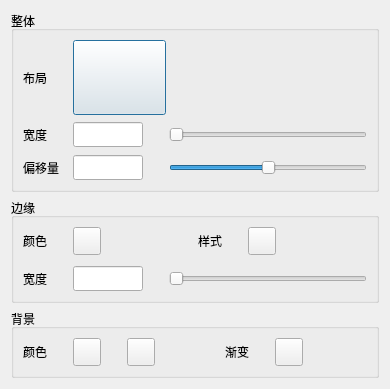
<?xml version="1.0" encoding="UTF-8"?>
<ui version="4.0">
 <class>CRulerScaleBackDialog</class>
 <widget class="QDialog" name="CRulerScaleBackDialog">
  <property name="geometry">
   <rect>
    <x>0</x>
    <y>0</y>
    <width>390</width>
    <height>389</height>
   </rect>
  </property>
  <property name="windowTitle">
   <string>Dialog</string>
  </property>
  <layout class="QGridLayout" name="gridLayout_4">
   <item row="0" column="0">
    <widget class="QGroupBox" name="groupBox">
     <property name="title">
      <string>整体</string>
     </property>
     <layout class="QGridLayout" name="gridLayout">
      <item row="0" column="0">
       <layout class="QVBoxLayout" name="verticalLayout">
        <item>
         <layout class="QHBoxLayout" name="horizontalLayout">
          <item>
           <widget class="QLabel" name="label_2">
            <property name="text">
             <string>布局</string>
            </property>
           </widget>
          </item>
          <item>
           <spacer name="horizontalSpacer">
            <property name="orientation">
             <enum>Qt::Horizontal</enum>
            </property>
            <property name="sizeType">
             <enum>QSizePolicy::Fixed</enum>
            </property>
            <property name="sizeHint" stdset="0">
             <size>
              <width>20</width>
              <height>20</height>
             </size>
            </property>
           </spacer>
          </item>
          <item>
           <widget class="QPushButton" name="rBackArrangeBtn">
            <property name="minimumSize">
             <size>
              <width>93</width>
              <height>75</height>
             </size>
            </property>
            <property name="maximumSize">
             <size>
              <width>93</width>
              <height>75</height>
             </size>
            </property>
            <property name="text">
             <string/>
            </property>
           </widget>
          </item>
          <item>
           <spacer name="horizontalSpacer_2">
            <property name="orientation">
             <enum>Qt::Horizontal</enum>
            </property>
            <property name="sizeHint" stdset="0">
             <size>
              <width>40</width>
              <height>20</height>
             </size>
            </property>
           </spacer>
          </item>
         </layout>
        </item>
        <item>
         <spacer name="verticalSpacer">
          <property name="orientation">
           <enum>Qt::Vertical</enum>
          </property>
          <property name="sizeType">
           <enum>QSizePolicy::Expanding</enum>
          </property>
          <property name="sizeHint" stdset="0">
           <size>
            <width>20</width>
            <height>15</height>
           </size>
          </property>
         </spacer>
        </item>
        <item>
         <layout class="QHBoxLayout" name="horizontalLayout_2">
          <item>
           <widget class="QLabel" name="label_3">
            <property name="text">
             <string>宽度</string>
            </property>
           </widget>
          </item>
          <item>
           <spacer name="horizontalSpacer_3">
            <property name="orientation">
             <enum>Qt::Horizontal</enum>
            </property>
            <property name="sizeType">
             <enum>QSizePolicy::Fixed</enum>
            </property>
            <property name="sizeHint" stdset="0">
             <size>
              <width>20</width>
              <height>20</height>
             </size>
            </property>
           </spacer>
          </item>
          <item>
           <widget class="QLineEdit" name="rWidEdit">
            <property name="minimumSize">
             <size>
              <width>70</width>
              <height>25</height>
             </size>
            </property>
            <property name="maximumSize">
             <size>
              <width>70</width>
              <height>25</height>
             </size>
            </property>
           </widget>
          </item>
          <item>
           <spacer name="horizontalSpacer_4">
            <property name="orientation">
             <enum>Qt::Horizontal</enum>
            </property>
            <property name="sizeType">
             <enum>QSizePolicy::Fixed</enum>
            </property>
            <property name="sizeHint" stdset="0">
             <size>
              <width>20</width>
              <height>20</height>
             </size>
            </property>
           </spacer>
          </item>
          <item>
           <widget class="QSlider" name="rWidSlider">
            <property name="minimum">
             <number>10</number>
            </property>
            <property name="maximum">
             <number>250</number>
            </property>
            <property name="orientation">
             <enum>Qt::Horizontal</enum>
            </property>
           </widget>
          </item>
         </layout>
        </item>
        <item>
         <spacer name="verticalSpacer_2">
          <property name="orientation">
           <enum>Qt::Vertical</enum>
          </property>
          <property name="sizeType">
           <enum>QSizePolicy::Expanding</enum>
          </property>
          <property name="sizeHint" stdset="0">
           <size>
            <width>20</width>
            <height>15</height>
           </size>
          </property>
         </spacer>
        </item>
        <item>
         <layout class="QHBoxLayout" name="horizontalLayout_3">
          <item>
           <widget class="QLabel" name="label_4">
            <property name="text">
             <string>偏移量</string>
            </property>
           </widget>
          </item>
          <item>
           <spacer name="horizontalSpacer_5">
            <property name="orientation">
             <enum>Qt::Horizontal</enum>
            </property>
            <property name="sizeType">
             <enum>QSizePolicy::Fixed</enum>
            </property>
            <property name="sizeHint" stdset="0">
             <size>
              <width>8</width>
              <height>20</height>
             </size>
            </property>
           </spacer>
          </item>
          <item>
           <widget class="QLineEdit" name="rOffsetEdit">
            <property name="minimumSize">
             <size>
              <width>70</width>
              <height>25</height>
             </size>
            </property>
            <property name="maximumSize">
             <size>
              <width>70</width>
              <height>25</height>
             </size>
            </property>
           </widget>
          </item>
          <item>
           <spacer name="horizontalSpacer_6">
            <property name="orientation">
             <enum>Qt::Horizontal</enum>
            </property>
            <property name="sizeType">
             <enum>QSizePolicy::Fixed</enum>
            </property>
            <property name="sizeHint" stdset="0">
             <size>
              <width>20</width>
              <height>20</height>
             </size>
            </property>
           </spacer>
          </item>
          <item>
           <widget class="QSlider" name="rOffsetSlider">
            <property name="minimum">
             <number>-550</number>
            </property>
            <property name="maximum">
             <number>550</number>
            </property>
            <property name="orientation">
             <enum>Qt::Horizontal</enum>
            </property>
           </widget>
          </item>
         </layout>
        </item>
       </layout>
      </item>
     </layout>
    </widget>
   </item>
   <item row="1" column="0">
    <widget class="QGroupBox" name="groupBox_2">
     <property name="title">
      <string>边缘</string>
     </property>
     <layout class="QGridLayout" name="gridLayout_2">
      <item row="0" column="0">
       <layout class="QVBoxLayout" name="verticalLayout_2">
        <item>
         <layout class="QHBoxLayout" name="horizontalLayout_4">
          <item>
           <widget class="QLabel" name="label_7">
            <property name="text">
             <string>颜色</string>
            </property>
           </widget>
          </item>
          <item>
           <spacer name="horizontalSpacer_7">
            <property name="orientation">
             <enum>Qt::Horizontal</enum>
            </property>
            <property name="sizeType">
             <enum>QSizePolicy::Fixed</enum>
            </property>
            <property name="sizeHint" stdset="0">
             <size>
              <width>20</width>
              <height>20</height>
             </size>
            </property>
           </spacer>
          </item>
          <item>
           <widget class="QPushButton" name="redgeColorBtn">
            <property name="minimumSize">
             <size>
              <width>28</width>
              <height>28</height>
             </size>
            </property>
            <property name="maximumSize">
             <size>
              <width>28</width>
              <height>28</height>
             </size>
            </property>
            <property name="text">
             <string/>
            </property>
           </widget>
          </item>
          <item>
           <spacer name="horizontalSpacer_8">
            <property name="orientation">
             <enum>Qt::Horizontal</enum>
            </property>
            <property name="sizeHint" stdset="0">
             <size>
              <width>40</width>
              <height>20</height>
             </size>
            </property>
           </spacer>
          </item>
          <item>
           <widget class="QLabel" name="label_8">
            <property name="text">
             <string>样式</string>
            </property>
           </widget>
          </item>
          <item>
           <spacer name="horizontalSpacer_9">
            <property name="orientation">
             <enum>Qt::Horizontal</enum>
            </property>
            <property name="sizeType">
             <enum>QSizePolicy::Fixed</enum>
            </property>
            <property name="sizeHint" stdset="0">
             <size>
              <width>20</width>
              <height>20</height>
             </size>
            </property>
           </spacer>
          </item>
          <item>
           <widget class="QPushButton" name="redgeStyleBtn">
            <property name="minimumSize">
             <size>
              <width>28</width>
              <height>28</height>
             </size>
            </property>
            <property name="maximumSize">
             <size>
              <width>28</width>
              <height>28</height>
             </size>
            </property>
            <property name="text">
             <string/>
            </property>
           </widget>
          </item>
          <item>
           <spacer name="horizontalSpacer_10">
            <property name="orientation">
             <enum>Qt::Horizontal</enum>
            </property>
            <property name="sizeHint" stdset="0">
             <size>
              <width>40</width>
              <height>20</height>
             </size>
            </property>
           </spacer>
          </item>
         </layout>
        </item>
        <item>
         <spacer name="verticalSpacer_3">
          <property name="orientation">
           <enum>Qt::Vertical</enum>
          </property>
          <property name="sizeType">
           <enum>QSizePolicy::Fixed</enum>
          </property>
          <property name="sizeHint" stdset="0">
           <size>
            <width>20</width>
            <height>5</height>
           </size>
          </property>
         </spacer>
        </item>
        <item>
         <layout class="QHBoxLayout" name="horizontalLayout_5">
          <item>
           <widget class="QLabel" name="label_9">
            <property name="text">
             <string>宽度</string>
            </property>
           </widget>
          </item>
          <item>
           <spacer name="horizontalSpacer_11">
            <property name="orientation">
             <enum>Qt::Horizontal</enum>
            </property>
            <property name="sizeType">
             <enum>QSizePolicy::Fixed</enum>
            </property>
            <property name="sizeHint" stdset="0">
             <size>
              <width>20</width>
              <height>20</height>
             </size>
            </property>
           </spacer>
          </item>
          <item>
           <widget class="QLineEdit" name="redgeWidEdit">
            <property name="minimumSize">
             <size>
              <width>70</width>
              <height>25</height>
             </size>
            </property>
            <property name="maximumSize">
             <size>
              <width>70</width>
              <height>25</height>
             </size>
            </property>
           </widget>
          </item>
          <item>
           <spacer name="horizontalSpacer_12">
            <property name="orientation">
             <enum>Qt::Horizontal</enum>
            </property>
            <property name="sizeType">
             <enum>QSizePolicy::Fixed</enum>
            </property>
            <property name="sizeHint" stdset="0">
             <size>
              <width>20</width>
              <height>20</height>
             </size>
            </property>
           </spacer>
          </item>
          <item>
           <widget class="QSlider" name="redgeWidSlider">
            <property name="minimum">
             <number>1</number>
            </property>
            <property name="maximum">
             <number>10</number>
            </property>
            <property name="orientation">
             <enum>Qt::Horizontal</enum>
            </property>
           </widget>
          </item>
         </layout>
        </item>
       </layout>
      </item>
     </layout>
    </widget>
   </item>
   <item row="2" column="0">
    <widget class="QGroupBox" name="groupBox_3">
     <property name="title">
      <string>背景</string>
     </property>
     <layout class="QGridLayout" name="gridLayout_3">
      <item row="0" column="0">
       <layout class="QHBoxLayout" name="horizontalLayout_6">
        <item>
         <widget class="QLabel" name="label_10">
          <property name="text">
           <string>颜色</string>
          </property>
         </widget>
        </item>
        <item>
         <spacer name="horizontalSpacer_13">
          <property name="orientation">
           <enum>Qt::Horizontal</enum>
          </property>
          <property name="sizeType">
           <enum>QSizePolicy::Fixed</enum>
          </property>
          <property name="sizeHint" stdset="0">
           <size>
            <width>20</width>
            <height>20</height>
           </size>
          </property>
         </spacer>
        </item>
        <item>
         <widget class="QPushButton" name="rcolor1Btn">
          <property name="minimumSize">
           <size>
            <width>28</width>
            <height>28</height>
           </size>
          </property>
          <property name="maximumSize">
           <size>
            <width>28</width>
            <height>28</height>
           </size>
          </property>
          <property name="text">
           <string/>
          </property>
         </widget>
        </item>
        <item>
         <spacer name="horizontalSpacer_14">
          <property name="orientation">
           <enum>Qt::Horizontal</enum>
          </property>
          <property name="sizeType">
           <enum>QSizePolicy::Fixed</enum>
          </property>
          <property name="sizeHint" stdset="0">
           <size>
            <width>20</width>
            <height>20</height>
           </size>
          </property>
         </spacer>
        </item>
        <item>
         <widget class="QPushButton" name="rcolor2Btn">
          <property name="minimumSize">
           <size>
            <width>28</width>
            <height>28</height>
           </size>
          </property>
          <property name="maximumSize">
           <size>
            <width>28</width>
            <height>28</height>
           </size>
          </property>
          <property name="text">
           <string/>
          </property>
         </widget>
        </item>
        <item>
         <spacer name="horizontalSpacer_15">
          <property name="orientation">
           <enum>Qt::Horizontal</enum>
          </property>
          <property name="sizeHint" stdset="0">
           <size>
            <width>40</width>
            <height>20</height>
           </size>
          </property>
         </spacer>
        </item>
        <item>
         <widget class="QLabel" name="label_11">
          <property name="text">
           <string>渐变</string>
          </property>
         </widget>
        </item>
        <item>
         <spacer name="horizontalSpacer_16">
          <property name="orientation">
           <enum>Qt::Horizontal</enum>
          </property>
          <property name="sizeType">
           <enum>QSizePolicy::Fixed</enum>
          </property>
          <property name="sizeHint" stdset="0">
           <size>
            <width>20</width>
            <height>20</height>
           </size>
          </property>
         </spacer>
        </item>
        <item>
         <widget class="QPushButton" name="rgradStyleBtn">
          <property name="minimumSize">
           <size>
            <width>28</width>
            <height>28</height>
           </size>
          </property>
          <property name="maximumSize">
           <size>
            <width>28</width>
            <height>28</height>
           </size>
          </property>
          <property name="text">
           <string/>
          </property>
         </widget>
        </item>
        <item>
         <spacer name="horizontalSpacer_17">
          <property name="orientation">
           <enum>Qt::Horizontal</enum>
          </property>
          <property name="sizeHint" stdset="0">
           <size>
            <width>40</width>
            <height>20</height>
           </size>
          </property>
         </spacer>
        </item>
       </layout>
      </item>
     </layout>
    </widget>
   </item>
  </layout>
 </widget>
 <resources/>
 <connections/>
</ui>
